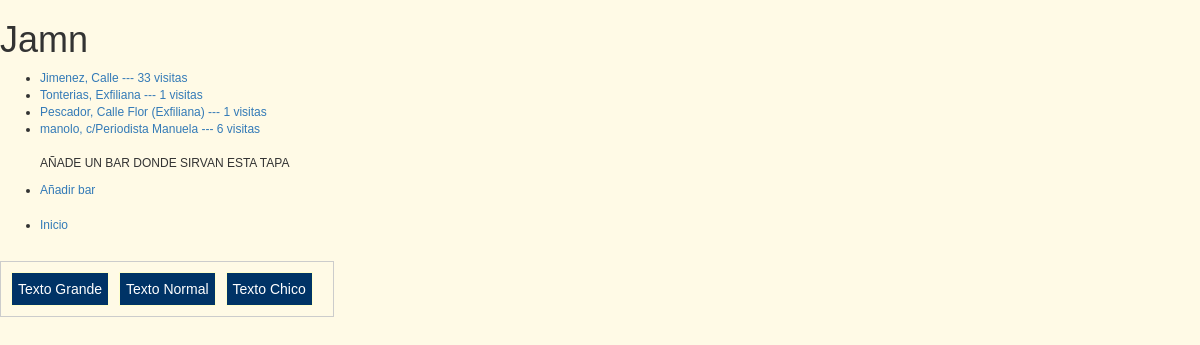
Page /rango/tapa/jamn/ on the committed database.
### rango/models.py (models this page shows, shortened)
class Tapas(models.Model):
    nombre_tapa = models.CharField(max_length=128, unique=True)
    votos = models.IntegerField(default=0)
    slug = models.SlugField()
    def save(self, *args, **kwargs):
        self.slug = slugify(self.nombre_tapa)
        super(Tapas, self).save(*args, **kwargs)

class Bares(models.Model):
    tapa = models.ForeignKey(Tapas)
    nombre_bar = models.CharField(max_length=128)
    direccion = models.CharField(max_length=128)
    n_visitas = models.IntegerField(default=0)

### rango/views.py (the view)
# urls.py: url(r'^tapa/(?P<tapa_name_slug>[\w\-]+)/$', views.tapa, name='tapa'),
def tapa(request, tapa_name_slug):
    context_dict = {}
    try:
        tapa = Tapas.objects.get(slug=tapa_name_slug)
        context_dict['tapa_name'] = tapa.nombre_tapa
        tapa.votos += 1
        tapa.save()
        bar = Bares.objects.filter(tapa=tapa)
        context_dict['bar'] = bar
        context_dict['tapa'] = tapa
    except Tapas.DoesNotExist:
        pass
    return render(request, 'rango/tapa.html', context_dict)

### templates/rango/tapa.html (shortened to what this page needs)
<!DOCTYPE html>
{% load staticfiles %}
<html>
    <head>
        <link rel="stylesheet" href="//maxcdn.bootstrapcdn.com/bootstrap/3.2.0/css/bootstrap.min.css">
        <link rel="stylesheet" href="//maxcdn.bootstrapcdn.com/bootstrap/3.2.0/css/bootstrap-theme.min.css">
        <link rel="stylesheet" href="{% static 'css/style.css' %}">
    </head>
    <body>
        {% if tapa %}
        <h1>{{ tapa_name }}</h1>
            {% if bar %}
            <ul>
                {% for b in bar %}
                <li><a href="/rango/tapa/{{tapa.slug}}/bar/{{b.nombre_bar}}/">{{ b.nombre_bar }}, {{b.direccion}} --- {{b.n_visitas}} visitas</a></li>
                {% endfor %}
                  <br><p>AÑADE UN BAR DONDE SIRVAN ESTA TAPA </p>
                  <li><a href="/rango/tapa/{{ tapa.slug }}/add_bar/">Añadir bar</a></li><br>
                  <li><a href="/rango/">Inicio</a></li><br>
            </ul>
            {% else %}
                <strong>No hay bares encontrados con esta tapa.</strong>
                <li><a href="/rango/tapa/{{ tapa.slug }}/add_bar/">Añadir bar</a></li><br>
                <li><a href="/rango/">Inicio</a></li><br>
            {% endif %}
        {% else %}
            The specified category {{ tapa_name }} does not exist!
        {% endif %}
        <div id="botones">
          <div class="boton" id="aumentar">Texto Grande</div>
          <div class="boton">Texto Normal</div>
          <div class="boton" id="disminuir">Texto Chico</div>
        </div>
    </body>
</html>

### rango/static/css/style.css (style rules this page uses)
body { font-size:12px; background-color:#FFFAE6; font-family:Arial, Helvetica, sans-serif; }
#botones { border:1px solid #CCCCCC; padding:10px; float:left; margin-bottom:10px; margin-right:30px; }
.boton { border:1px solid #FFFFCC; background-color:#003366; color:#FFFFFF; font-size:14px; float:left; margin-right:10px; padding:6px; }

### rows in the picture
Tapas: nombre_tapa "Jamn"
Bares: nombre_bar "Jimenez", direccion "Calle", n_visitas "33"
Bares: nombre_bar "Tonterias", direccion "Exfiliana", n_visitas "1"
Bares: nombre_bar "Pescador", direccion "Calle Flor (Exfiliana)", n_visitas "1"
Bares: nombre_bar "manolo", direccion "c/Periodista Manuela", n_visitas "6"
